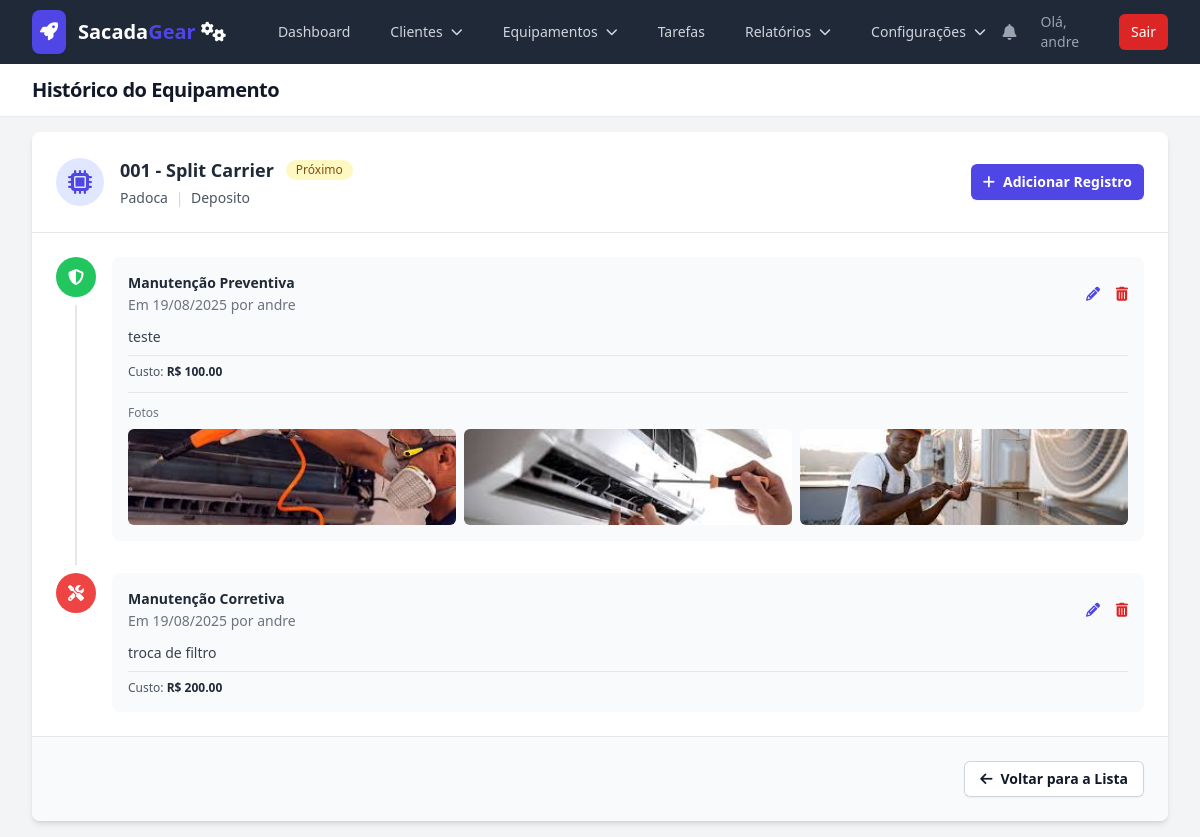
/equipment/1/history (signed in), run on an earlier commit of the app's database.
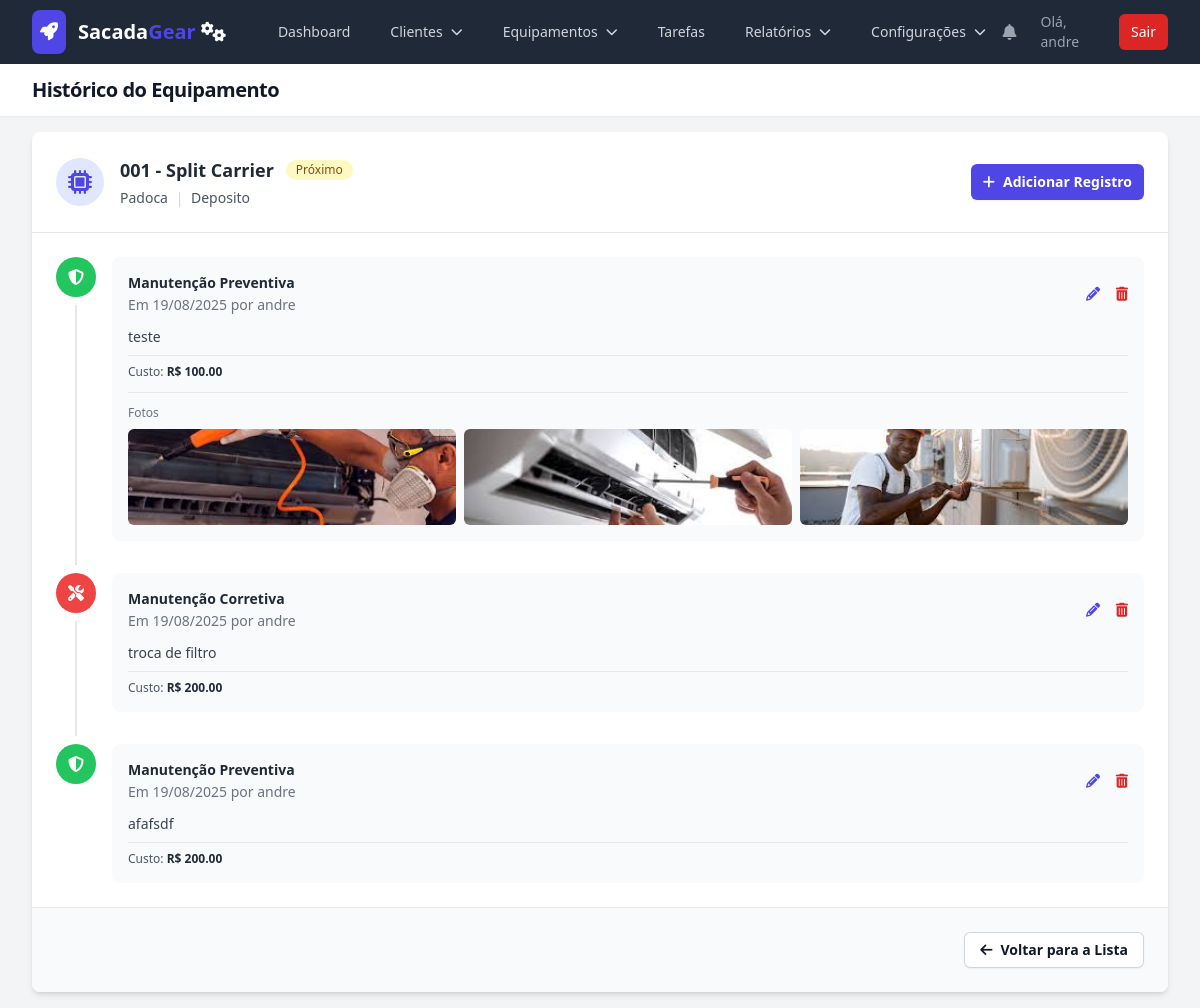
And on a later commit of the database.
### models.py (models this page shows, shortened)
class MaintenanceHistory(db.Model):
    id = db.Column(db.Integer, primary_key=True)
    maintenance_date = db.Column(db.Date, nullable=False, default=datetime.utcnow)
    category = db.Column(db.String(50), nullable=False)
    description = db.Column(db.Text, nullable=False)
    equipment_id = db.Column(db.Integer, db.ForeignKey('equipment.id'), nullable=False)
    technician_id = db.Column(db.Integer, db.ForeignKey('user.id'), nullable=False)
    cost = db.Column(db.Numeric(10, 2), nullable=True)
    images = db.relationship('MaintenanceImage', backref='maintenance_record', lazy=True, cascade="all, delete-orphan")

class User(UserMixin, db.Model):
    id = db.Column(db.Integer, primary_key=True)
    username = db.Column(db.String(80), unique=True, nullable=False)
    password_hash = db.Column(db.String(200), nullable=False)
    role = db.Column(db.String(20), nullable=False, default='technician')
    is_active = db.Column(db.Boolean, default=False, nullable=False)
    equipments = db.relationship('Equipment', backref='operator', lazy=True)
    maintenance_records = db.relationship('MaintenanceHistory', backref='technician', lazy=True)
    created_tasks = db.relationship('Task', back_populates='creator', foreign_keys='Task.creator_id')

class MaintenanceImage(db.Model):
    id = db.Column(db.Integer, primary_key=True)
    filename = db.Column(db.String(100), nullable=False)
    maintenance_history_id = db.Column(db.Integer, db.ForeignKey('maintenance_history.id'), nullable=False)

### app.py (the view)
    @app.route('/equipment/<int:equipment_id>/history')
    @login_required
    def equipment_history(equipment_id):
        equipment = db.session.get(Equipment, equipment_id)
        if not equipment:
            abort(404)
        if current_user.role != 'admin' and equipment.user_id != current_user.id:
            abort(403)
        history_records = equipment.maintenance_history.all()
        return render_template('equipment_history.html', equipment=equipment, history_records=history_records)

### models.py (called while the page is built)
    @property
    def status(self):
        if 'warning_days' not in g:
            setting = db.session.get(Setting, 'maintenance_warning_days')
            g.warning_days = int(setting.value) if setting else 15
        today = datetime.now().date()
        if self.next_maintenance_date < today:
            return "Vencido"
        elif self.next_maintenance_date <= today + timedelta(days=g.warning_days):
            return "Próximo do vencimento"
        else:
            return "Em dia"

### templates/equipment_history.html (shortened to what the changed rows need)
{% extends "base.html" %}
{% block header %}Histórico do Equipamento{% endblock %}
{% block content %}
<div x-data="imageModal()">
  <div class="bg-white shadow-md rounded-lg overflow-hidden">
    <div class="p-4 sm:p-6 border-b border-gray-200">
      <div class="flex flex-col sm:flex-row sm:items-center sm:justify-between">
        <div class="flex items-center flex-auto">
          <div class="ml-4">
            <h2 class="text-lg font-semibold text-gray-800 flex items-center gap-3">
              <span>{{ equipment.code }} - {{ equipment.model }}</span>
              {% if equipment.status == 'Em dia' %}
                <span class="inline-flex items-center rounded-full bg-green-100 px-2.5 py-0.5 text-xs font-medium text-green-800">Em dia</span>
              {% elif equipment.status == 'Próximo do vencimento' %}
                <span class="inline-flex items-center rounded-full bg-yellow-100 px-2.5 py-0.5 text-xs font-medium text-yellow-800">Próximo</span>
              {% else %}
                <span class="inline-flex items-center rounded-full bg-red-100 px-2.5 py-0.5 text-xs font-medium text-red-800">Vencido</span>
              {% endif %}
            </h2>
          </div>
        </div>
      </div>
    </div>
    <div class="p-4 sm:p-6">
      <div class="flow-root">
        <ul role="list" class="-mb-8">
          {% for record in history_records|sort(attribute='maintenance_date', reverse=True) %}
          <li>
            <div class="relative pb-8">
              {% if not loop.last %}
              <span class="absolute left-5 top-5 -ml-px h-full w-0.5 bg-gray-200" aria-hidden="true"></span>
              {% endif %}
              <div class="relative flex items-start space-x-4">
                {% if 'Preventiva' in record.category %}{% set icon, color = 'fa-shield-alt', 'bg-green-500' %}
                {% elif 'Corretiva' in record.category %}{% set icon, color = 'fa-tools', 'bg-red-500' %}
                {% else %}{% set icon, color = 'fa-lightbulb', 'bg-blue-500' %}{% endif %}
                <div class="flex-shrink-0">
                  <span class="h-10 w-10 rounded-full {{ color }} flex items-center justify-center ring-8 ring-white">
                    <i class="fas {{ icon }} text-white"></i>
                  </span>
                </div>
                <div class="min-w-0 flex-1 bg-gray-50 rounded-lg p-4">
                  <div class="flex justify-between items-center">
                    <div>
                      <h4 class="text-sm font-bold text-gray-800">{{ record.category }}</h4>
                      <p class="mt-0.5 text-sm text-gray-500">
                        Em {{ record.maintenance_date.strftime('%d/%m/%Y') }} por {{ record.technician.username }}
                      </p>
                    </div>
                    <div class="flex-shrink-0 whitespace-nowrap text-right text-sm">
                      {% if current_user.role == 'admin' or current_user.id == record.technician_id %}
                        <a href="{{ url_for('edit_maintenance', history_id=record.id) }}"
                           class="font-medium text-indigo-600 hover:text-indigo-800" title="Editar">
                          <i class="fas fa-pencil-alt"></i>
                        </a>
                        <form action="{{ url_for('delete_maintenance', history_id=record.id) }}"
                              method="POST" class="inline pl-3"
                              onsubmit="openConfirmationModal(event, 'Deletar Registro', 'Tem certeza que deseja deletar este registro?')">
                          <button type="submit" class="font-medium text-red-600 hover:text-red-800" title="Deletar">
                            <i class="fas fa-trash-alt"></i>
                          </button>
                        </form>
                      {% endif %}
                    </div>
                  </div>
                  <div class="mt-3 text-sm text-gray-700">
                    <p class="whitespace-pre-wrap">{{ record.description }}</p>
                  </div>
                  {% if record.cost is not none %}
                    <div class="mt-2 pt-2 border-t border-gray-200">
                      <p class="text-xs text-gray-600 font-medium">
                        Custo: <span class="font-bold text-gray-800">R$ {{ "%.2f"|format(record.cost) }}</span>
                      </p>
                    </div>
                  {% endif %}
                  {% if record.images %}
                  <div class="mt-3 pt-3 border-t border-gray-200">
                    <h5 class="text-xs font-medium text-gray-500 mb-2">Fotos</h5>
                    <div class="grid grid-cols-3 gap-2">
                      {% for image in record.images %}
                      <a href="#" @click.prevent="openModal({{ record.id }}, {{ loop.index0 }})">
                        <img src="{{ url_for('uploaded_file', filename=image.filename) }}"
                             alt="Foto da manutenção"
                             class="rounded-md object-cover h-24 w-full hover:opacity-80 transition-opacity cursor-pointer">
                      </a>
                      {% endfor %}
                    </div>
                  </div>
                  {% endif %}
                </div>
              </div>
            </div>
          </li>
          {% endfor %}
        </ul>
      </div>
    </div>
  </div>
</div>
{% endblock %}

What changed in the data, as far as the page shows it:
added MaintenanceHistory: category "Manutenção Preventiva", maintenance_date "19/08/2025", technician.username "andre", description "afafsdf", cost "200.00"
